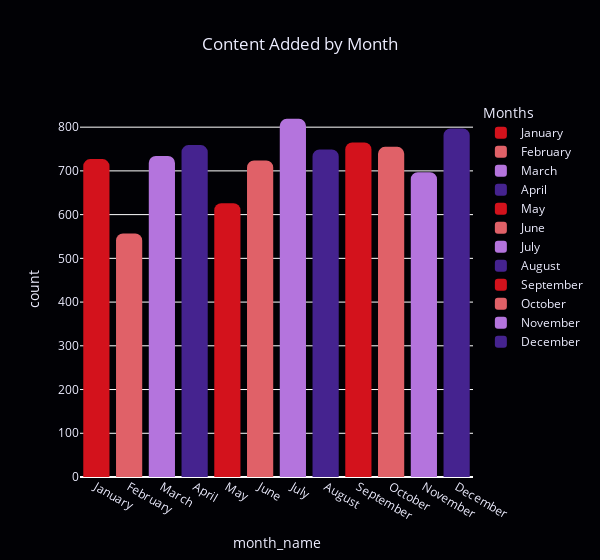

The notebook cell this image was saved under:
### Code cell
fig_months = px.histogram(months, x='month_name', color='month_name', color_discrete_sequence=color_chart, title='Content Added by Month')
fig_months.update_layout(barcornerradius='30%', width=600, plot_bgcolor=color_set_3[1], paper_bgcolor=color_set_3[1],
                         font={'color':color_set_3[2]}, title={'x':0.5}, legend_title_text='Months')

fig_months.show()

### Figure 1 — Plotly figure (JSON) as saved in the notebook; plotly's stock layout.template omitted (floating-point values rounded to 4 significant figures; data arrays with more than 128 entries replaced by an {"elided": "..."} marker saying what was removed)
{"data": [{"alignmentgroup": "True", "bingroup": "x", "hovertemplate": "month_name=%{x}<br>count=%{y}<extra></extra>", "legendgroup": "January", "marker": {"color": "#D3121C", "pattern": {"shape": ""}}, "name": "January", "offsetgroup": "January", "orientation": "v", "showlegend": true, "type": "histogram", "x": {"elided": "727 str values"}, "xaxis": "x", "yaxis": "y"}, {"alignmentgroup": "True", "bingroup": "x", "hovertemplate": "month_name=%{x}<br>count=%{y}<extra></extra>", "legendgroup": "February", "marker": {"color": "#E06168", "pattern": {"shape": ""}}, "name": "February", "offsetgroup": "February", "orientation": "v", "showlegend": true, "type": "histogram", "x": {"elided": "557 str values"}, "xaxis": "x", "yaxis": "y"}, {"alignmentgroup": "True", "bingroup": "x", "hovertemplate": "month_name=%{x}<br>count=%{y}<extra></extra>", "legendgroup": "March", "marker": {"color": "#B474DD", "pattern": {"shape": ""}}, "name": "March", "offsetgroup": "March", "orientation": "v", "showlegend": true, "type": "histogram", "x": {"elided": "734 str values"}, "xaxis": "x", "yaxis": "y"}, {"alignmentgroup": "True", "bingroup": "x", "hovertemplate": "month_name=%{x}<br>count=%{y}<extra></extra>", "legendgroup": "April", "marker": {"color": "#45238F", "pattern": {"shape": ""}}, "name": "April", "offsetgroup": "April", "orientation": "v", "showlegend": true, "type": "histogram", "x": {"elided": "759 str values"}, "xaxis": "x", "yaxis": "y"}, {"alignmentgroup": "True", "bingroup": "x", "hovertemplate": "month_name=%{x}<br>count=%{y}<extra></extra>", "legendgroup": "May", "marker": {"color": "#D3121C", "pattern": {"shape": ""}}, "name": "May", "offsetgroup": "May", "orientation": "v", "showlegend": true, "type": "histogram", "x": {"elided": "626 str values"}, "xaxis": "x", "yaxis": "y"}, {"alignmentgroup": "True", "bingroup": "x", "hovertemplate": "month_name=%{x}<br>count=%{y}<extra></extra>", "legendgroup": "June", "marker": {"color": "#E06168", "pattern": {"shape": ""}}, "name": "June", "offsetgroup": "June", "orientation": "v", "showlegend": true, "type": "histogram", "x": {"elided": "724 str values"}, "xaxis": "x", "yaxis": "y"}, {"alignmentgroup": "True", "bingroup": "x", "hovertemplate": "month_name=%{x}<br>count=%{y}<extra></extra>", "legendgroup": "July", "marker": {"color": "#B474DD", "pattern": {"shape": ""}}, "name": "July", "offsetgroup": "July", "orientation": "v", "showlegend": true, "type": "histogram", "x": {"elided": "819 str values"}, "xaxis": "x", "yaxis": "y"}, {"alignmentgroup": "True", "bingroup": "x", "hovertemplate": "month_name=%{x}<br>count=%{y}<extra></extra>", "legendgroup": "August", "marker": {"color": "#45238F", "pattern": {"shape": ""}}, "name": "August", "offsetgroup": "August", "orientation": "v", "showlegend": true, "type": "histogram", "x": {"elided": "749 str values"}, "xaxis": "x", "yaxis": "y"}, {"alignmentgroup": "True", "bingroup": "x", "hovertemplate": "month_name=%{x}<br>count=%{y}<extra></extra>", "legendgroup": "September", "marker": {"color": "#D3121C", "pattern": {"shape": ""}}, "name": "September", "offsetgroup": "September", "orientation": "v", "showlegend": true, "type": "histogram", "x": {"elided": "765 str values"}, "xaxis": "x", "yaxis": "y"}, {"alignmentgroup": "True", "bingroup": "x", "hovertemplate": "month_name=%{x}<br>count=%{y}<extra></extra>", "legendgroup": "October", "marker": {"color": "#E06168", "pattern": {"shape": ""}}, "name": "October", "offsetgroup": "October", "orientation": "v", "showlegend": true, "type": "histogram", "x": {"elided": "755 str values"}, "xaxis": "x", "yaxis": "y"}, {"alignmentgroup": "True", "bingroup": "x", "hovertemplate": "month_name=%{x}<br>count=%{y}<extra></extra>", "legendgroup": "November", "marker": {"color": "#B474DD", "pattern": {"shape": ""}}, "name": "November", "offsetgroup": "November", "orientation": "v", "showlegend": true, "type": "histogram", "x": {"elided": "697 str values"}, "xaxis": "x", "yaxis": "y"}, {"alignmentgroup": "True", "bingroup": "x", "hovertemplate": "month_name=%{x}<br>count=%{y}<extra></extra>", "legendgroup": "December", "marker": {"color": "#45238F", "pattern": {"shape": ""}}, "name": "December", "offsetgroup": "December", "orientation": "v", "showlegend": true, "type": "histogram", "x": {"elided": "797 str values"}, "xaxis": "x", "yaxis": "y"}], "layout": {"barcornerradius": "30%", "barmode": "relative", "font": {"color": "#EDEDFF"}, "legend": {"title": {"text": "Months"}, "tracegroupgap": 0}, "paper_bgcolor": "#010105", "plot_bgcolor": "#010105", "title": {"text": "Content Added by Month", "x": 0.5}, "width": 600, "xaxis": {"anchor": "y", "categoryarray": ["January", "February", "March", "April", "May", "June", "July", "August", "September", "October", "November", "December"], "categoryorder": "array", "domain": [0, 1], "title": {"text": "month_name"}}, "yaxis": {"anchor": "x", "domain": [0, 1], "title": {"text": "count"}}}}
